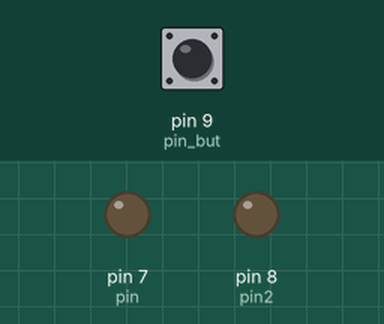
Recording of a sketch running on a simulated Arduino Uno, built with avr-gcc and run on an emulated ATmega328P. Shown: output pins drawn as LEDs (lit = HIGH). The inputs (shaded band) are chosen by the test bench; at power-on: pin 9 (pin_but) HIGH.

Above: at 1.2 s.
1.3 s: pin 9 (pin_but) pulled LOW for 0.15 s
At 3.3 s:
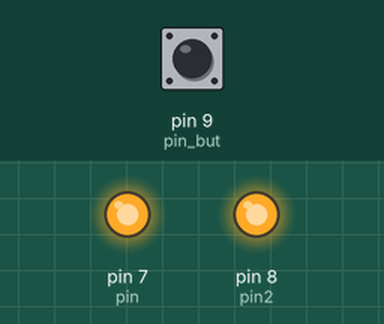
4.4 s: pin 9 (pin_but) pulled LOW for 1 s
At 8.3 s:
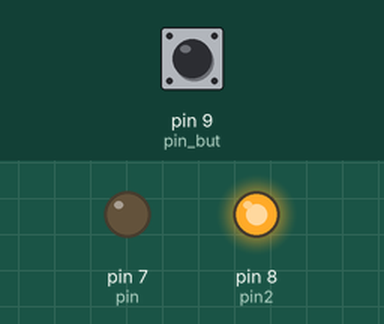
8.4 s: pin 9 (pin_but) pulled LOW for 3.2 s
At 19.1 s:
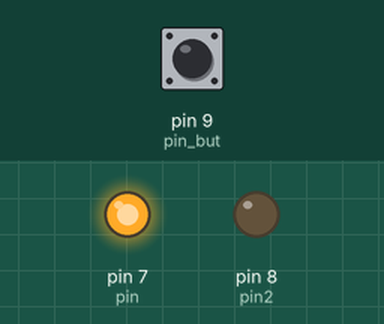
Timing chart, 0 to 34.0 s (numbered marks = the images above; inputs shaded):
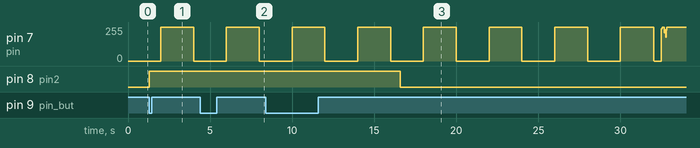

The sketch:

ex07.ino
```cpp
// Arduino Board Layout:
//                   +5V
//                    |
// Pin 7 ------------ LED
//                    |
// Pin 8 ------------ LED2
//                    |
// Pin 9 ------------ Button
//                    |
//                   GND

// Tool for online arduino board layout:
// https://www.tinkercad.com/

const int pin = 7;         // Pin 7 is connected to the LED
const int pin2 = 8;        // Pin 8 is connected to LED2
const int pin_but = 9;     // Pin 9 is connected to the button
int ctime = 2000;          // Time interval for LED state change (in milliseconds)
int btime = 500;           // Time interval for button press duration (in milliseconds)
bool rule = false;         // Boolean variable to control the LED state
bool rule2 = false;        // Placeholder boolean variable
bool rule3 = false;        // Boolean variable to control the button press behavior

void setup()
{
  pinMode(pin, OUTPUT);           // Set Pin 7 as an output pin for the LED
  pinMode(pin2, OUTPUT);          // Set Pin 8 as an output pin for LED2
  pinMode(pin_but, INPUT_PULLUP); // Set Pin 9 as an input pin with internal pull-up resistor for the button
}

void loop()
{
  int time = millis();             // Get the current time in milliseconds
  int but = digitalRead(pin_but);  // Read the state of the button (LOW when pressed)
  if (but == LOW)
  {
    btime = time;                  // Update the button press time
    digitalWrite(pin2, HIGH);      // Turn on LED2
    rule3 = true;                  // Set rule3 to true to indicate button press
  }
  if (rule3 == true)
  {
    if (time - btime > 5000)       // Check if button press duration exceeds 5000 milliseconds (5 seconds)
    {
      digitalWrite(pin2, LOW);     // Turn off LED2
      rule3 = false;               // Reset rule3
    }
  }
  if (time >= ctime)
  {
    if (rule == true)
    {
      digitalWrite(pin, LOW);      // Turn off the LED
    }
    if (rule == false)
    {
      digitalWrite(pin, HIGH);     // Turn on the LED
    }
    rule = !rule;                  // Invert the value of rule
    ctime += 2000;                 // Increment ctime by 2000 milliseconds (2 seconds)
  }
}
```

Measured:
- after the input at 1.3 s, pin 8 (pin2): LOW → HIGH at once
- after the input at 4.4 s, pin 8 (pin2): stays HIGH (without the input it goes to LOW after 2.0 s)
- after the input at 8.4 s, pin 8 (pin2): HIGH → LOW after 8.2 s instead of 2.0 s
